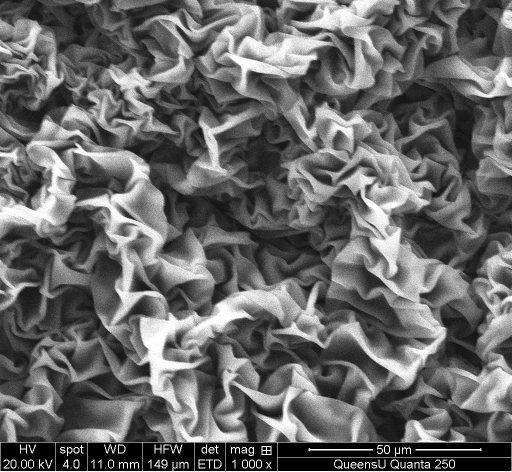
#> input picture tests/xg-cnc_1-1/images/a1XG3p_1000x_003.tif, 1024 x 943 px, found by its file name (shown at 1/2 size)
$ python visualizeImage.py
#> lines starting #> are read from the running program, lines starting #| are printed output that depends on the picture
import numpy as np
import matplotlib.pyplot as plt
from skimage import feature, io
from skimage.filters import difference_of_gaussians

# SEM image file
file_name = "a1XG3p_1000x_003"
file_type = ".tif"
image_file = "images/" + file_name + file_type

#############################################################################################
# import SEM image in gray-scale
image = io.imread(image_file, as_gray=True)
#> image is the input picture: shape (943, 1024) uint16; min 0, max 65535, mean 26789.4

# enhance image_edges by band-pass filtering
filtered_image = difference_of_gaussians(image,1,10)
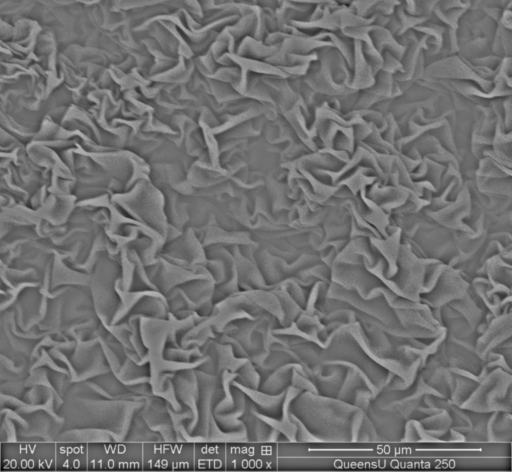
#> filtered_image: shape (943, 1024) float64 (shown at 1/2 size); min -0.679, max 0.831, mean -0.00364; drawn with min black and max white
# Canny edge dectection
canny_sigma = 2
image_edges = feature.canny(image, sigma=canny_sigma)
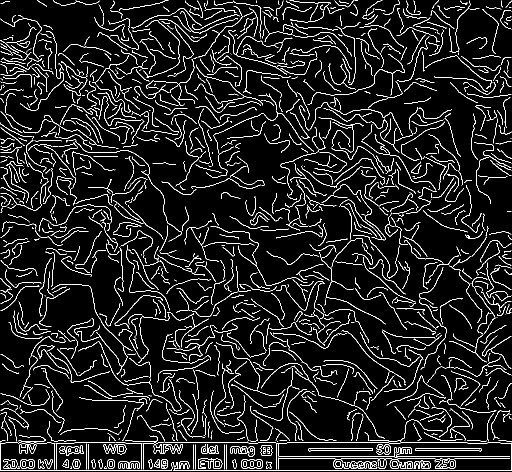
#> image_edges: shape (943, 1024) bool (shown at 1/2 size); 8% white in thin lines or dots
filtered_image_edges = feature.canny(filtered_image, sigma=canny_sigma)
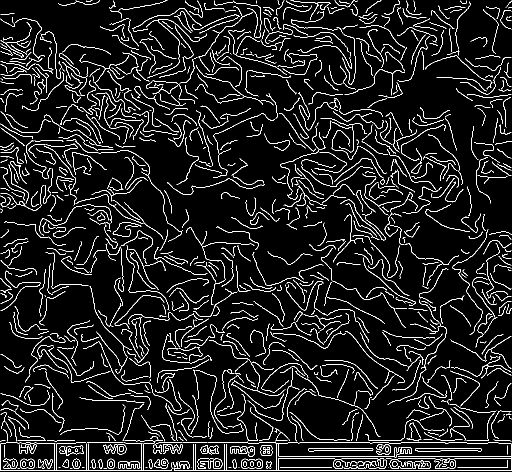
#> filtered_image_edges: shape (943, 1024) bool (shown at 1/2 size); 7.6% white in thin lines or dots

# resize the image to square
N = 881
image_square = image[0:N,0:N]
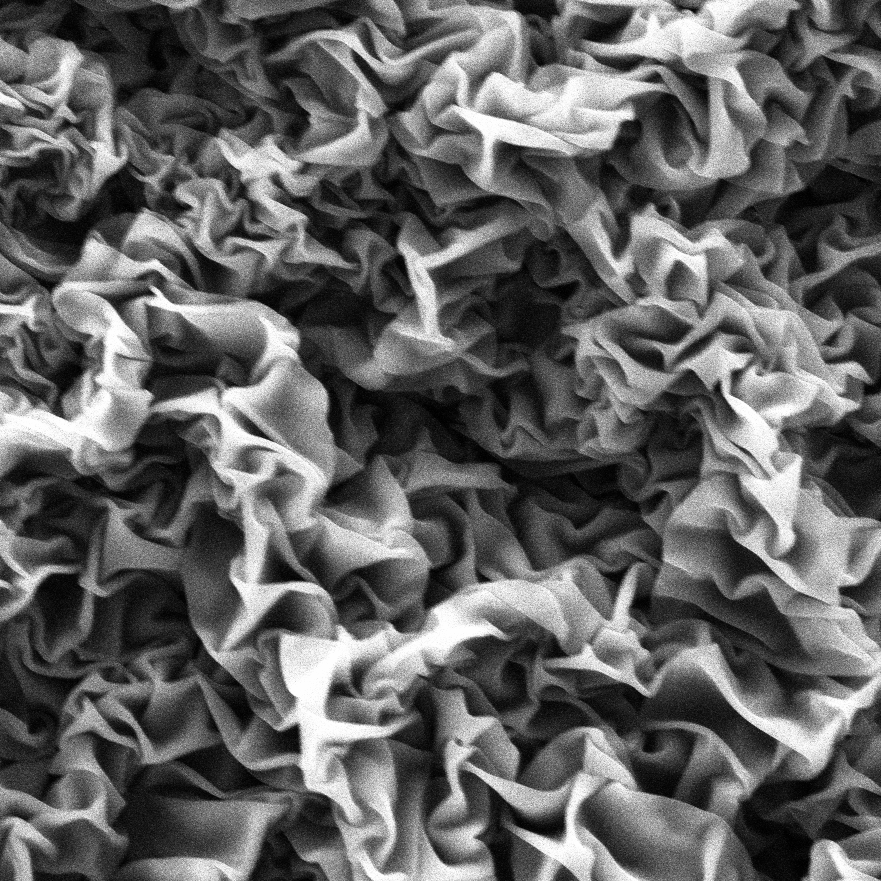
#> image_square: shape (881, 881) uint16; min 4883, max 65535, mean 28337.4; drawn with min black and max white
image_edges_square = image_edges[0:N,0:N]
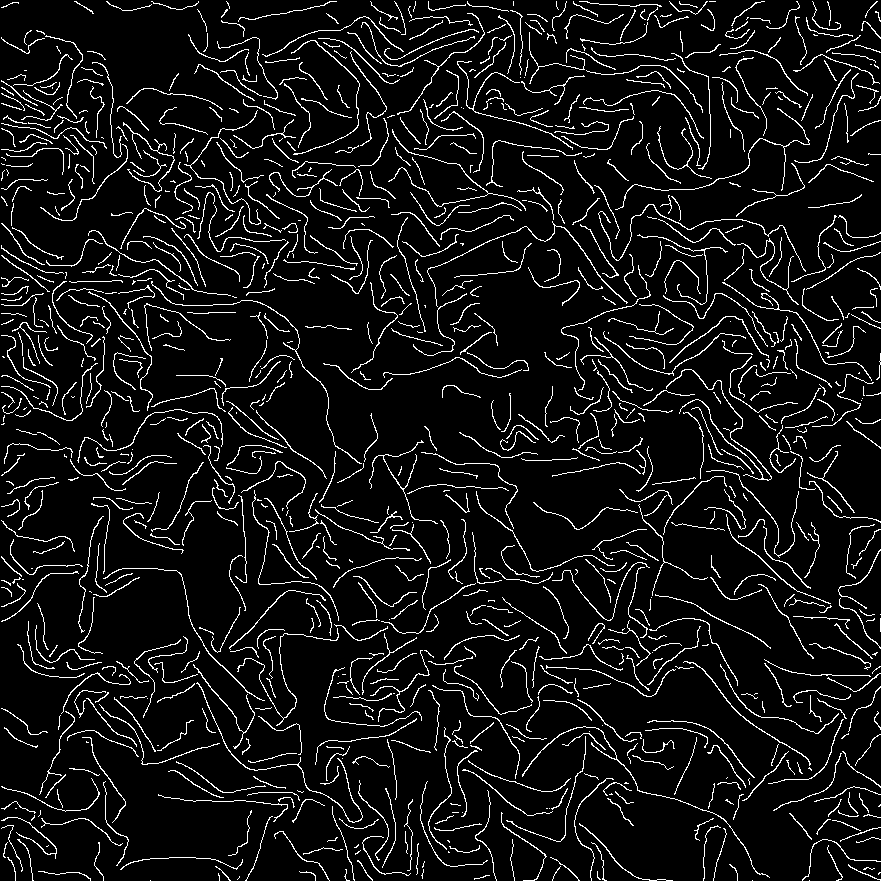
#> image_edges_square: shape (881, 881) bool; 7.6% white in thin lines or dots
filtered_image_edges_square = filtered_image_edges[0:N,0:N]
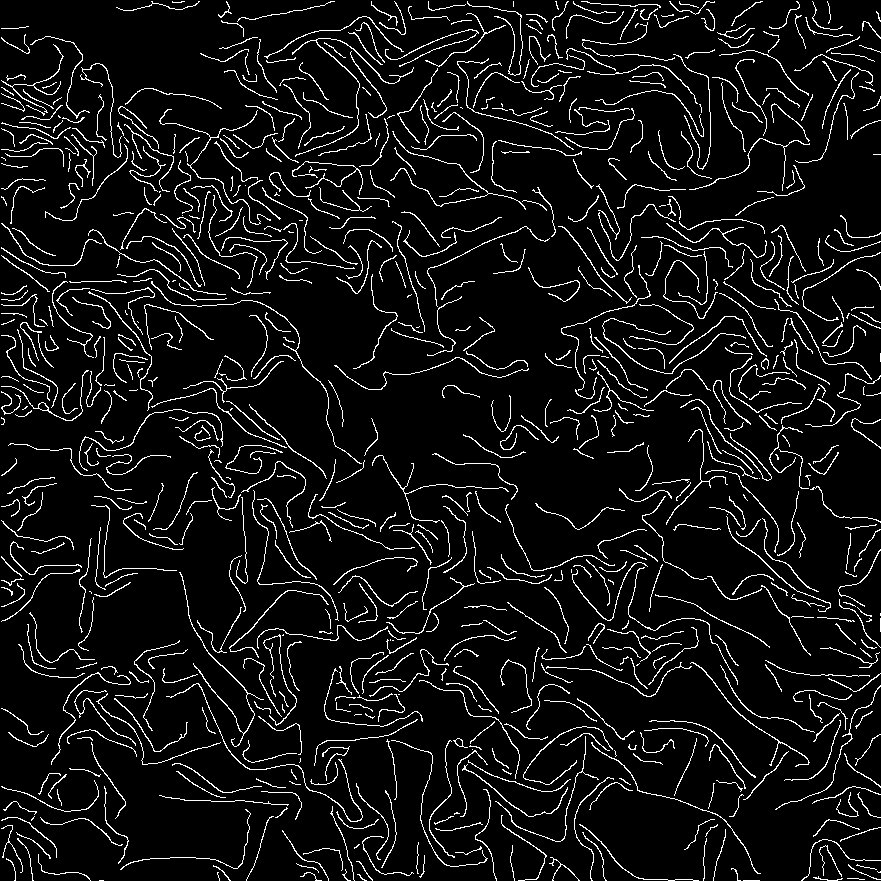
#> filtered_image_edges_square: shape (881, 881) bool; 7.2% white in thin lines or dots
edges_difference = image_edges_square ^ filtered_image_edges_square
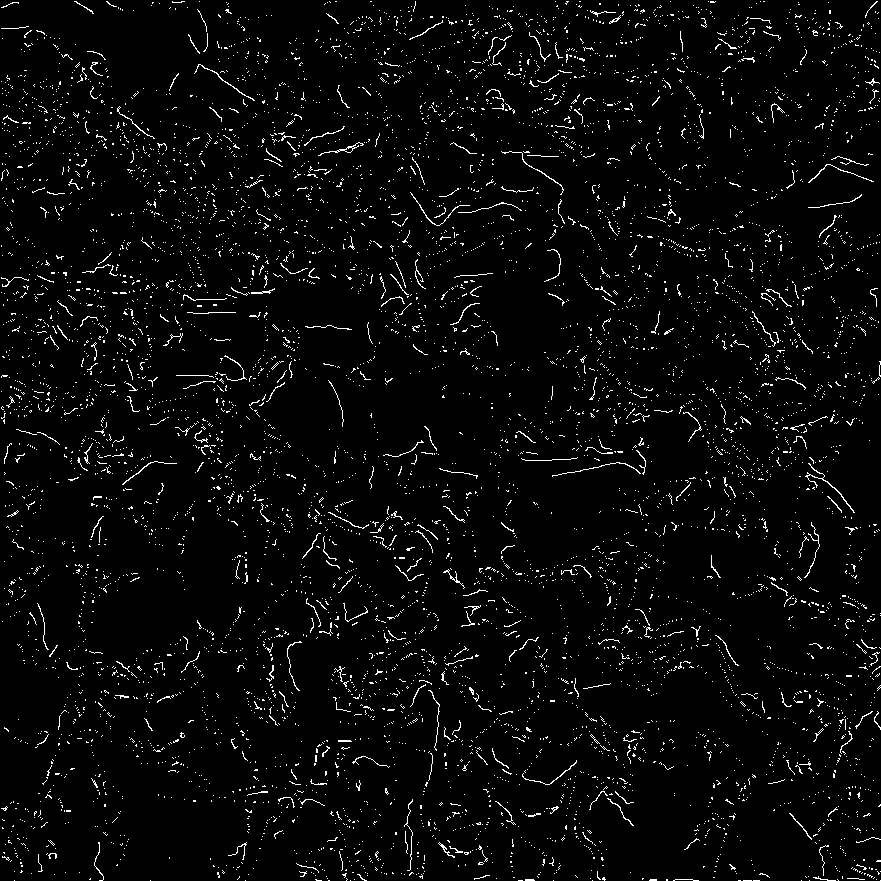
#> edges_difference: shape (881, 881) bool; 3.5% white in thin lines or dots

#############################################################################################
# visualization

# format sizing constants
TICKSFONT = 13; TITLEFONT = 15; TEXTFONT = 15   # fonts
FIGWIDTH = 6.4; FIGHEIGHT = 4.8                 # figure size
LINEWIDTH = 3; ROLLWINDOW = 100                 # plot spec

# summary figure
NROWS = 3; NCOLS = 2
f, axs = plt.subplots(nrows=NROWS,ncols=NCOLS,
                      figsize=(NCOLS*FIGWIDTH,NROWS*FIGHEIGHT))
axs[0,0].imshow(image_square)
axs[0,0].set_title("Squared image")

axs[0,1].imshow(filtered_image)
axs[0,1].set_title("Band-pass filtered image")

axs[1,0].imshow(image_edges_square)
axs[1,0].set_title("Squared Canny edge detected image")

axs[1,1].imshow(filtered_image_edges_square)
axs[1,1].set_title("Squared Canny edge detected filtered image")

axs[2,0].imshow(edges_difference)
axs[2,0].set_title("Difference")

axs[2,1].axis('off')

f.tight_layout()
f.savefig("figures/" + file_name + "_image_filtering.png")
